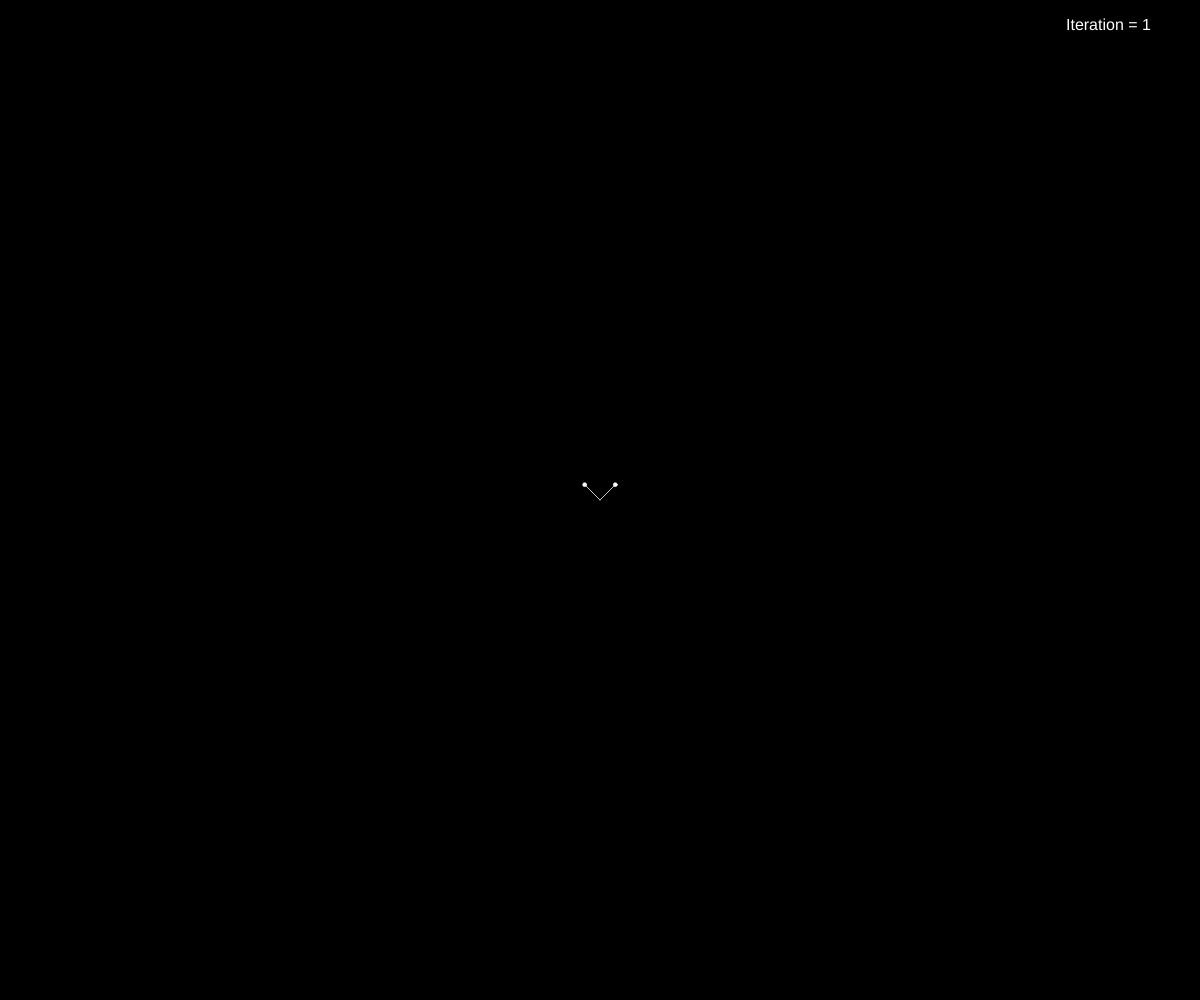
Frame 1 (no input)
Frame 60 (no input): identical to frame 1, image omitted
Frame 120 (the mouse pressed at the canvas centre since frame 60): identical to frame 1, image omitted

The p5.js sketch that drew this single still picture (run headless with seeded random() and noise() and a simulated clock; from frame 60 on, the mouse is pressed at the canvas centre):

// p5.js sketch
// ── sketch.js
let lToothpicks = [],
  n = 1,
  minX,
  maxX,
  maxY,
  minY;

function setup() {
  createCanvas(windowWidth, windowHeight);
  minX = -width / 2;
  maxX = width / 2;
  minY = -height / 2;
  maxY = height / 2;
  const lToothpick = new LToothpick(0, 0, 270, n % 2 === 1);
  lToothpicks.push(lToothpick);
}

function addToothpicks() {
  n++;
  const newToothpickArray = [];
  for (let toothpick of lToothpicks) {
    for (let { x, y, pointingTo } of toothpick.getFreeEdges()) {
      newToothpickArray.push(new LToothpick(x, y, pointingTo, n % 2 === 1));
    }
    toothpick.hasBeenVisited();
  }

  const finalArray = [];

  for (let i = 0; i < newToothpickArray.length; i++) {
    const toothpick = newToothpickArray[i];
    const duplicates = newToothpickArray.filter(
      item =>
        Math.round(item.centreX) == Math.round(toothpick.centreX) &&
        Math.round(item.centreY) == Math.round(toothpick.centreY)
    );
    if (duplicates.length === 1) {
      finalArray.push(toothpick);
    }
  }

  for (let i = 0; i < finalArray.length; i++) {
    const toothpick = finalArray[i];
    const otherToothpicks = finalArray
      .slice(0, i)
      .concat(finalArray.slice(i + 1, finalArray.length), lToothpicks);
    const overlaps = toothpick.overlapsWithOthers(otherToothpicks);
    if (!overlaps) {
      lToothpicks.push(toothpick);
    }
  }
}

function mouseClicked() {
  addToothpicks();
}

function draw() {
  background(0);
  push();
  translate(width / 2, height / 2);
  const factorW = (width - 80) / (maxX - minX);
  const factorH = (height - 80) / (maxX - minX);

  scale(factorH < factorW ? factorH : factorW);
  for (let toothpick of lToothpicks) {
    toothpick.draw();
    minX = min(minX, min(toothpick.bx, toothpick.ax));
    maxX = max(maxX, max(toothpick.bx, toothpick.ax));
    minY = min(minY, min(toothpick.by, toothpick.ay));
    maxY = max(maxY, max(toothpick.by, toothpick.bx));
  }
  pop();
  translate(width - 16 * 9, 0);
  textSize(16);
  fill(255);
  text(`Iteration = ${n}`, 10, 30);
}

// ── l-toothpick.js
const SIDE_LENGTH = 20;
const SQRT_2 = Math.sqrt(2);

class LToothpick {  
  centreX = 0;
  centreY = 0;
  ax = 0;
  ay = 0;
  bx = 0;
  by = 0;
  parentPointingTo = 0;
  freeEdges = [];
  overlapArray = [];

  //45 -> y-ve x+ve
  //135 -> y-ve x-ve
  //225 -> y+ve x-ve
  //315 ->  y+ve x+ve

  constructor(x, y, parentPointingTo, isLarge) {
    this.centreX = x;
    this.centreY = y;
    this.parentPointingTo = parentPointingTo;
    let aPointingTo = this.parentPointingTo + 45,
      bPointingTo = this.parentPointingTo - 45;

    let a, b;
    if (isLarge) {
      a = p5.Vector.fromAngle(radians(aPointingTo), SIDE_LENGTH * SQRT_2);

      b = p5.Vector.fromAngle(radians(bPointingTo), SIDE_LENGTH * SQRT_2);
    } else {
      a = p5.Vector.fromAngle(radians(aPointingTo), SIDE_LENGTH);
      b = p5.Vector.fromAngle(radians(bPointingTo), SIDE_LENGTH);
    }

    this.ax = this.centreX + a.x;
    this.ay = this.centreY + a.y;
    this.bx = this.centreX + b.x;
    this.by = this.centreY + b.y;

    this.freeEdges = [
      { x: this.ax, y: this.ay, pointingTo: aPointingTo },
      { x: this.bx, y: this.by, pointingTo: bPointingTo }
    ];
  }

  draw() {
    stroke(255);
    line(this.centreX, this.centreY, this.ax, this.ay);
    line(this.centreX, this.centreY, this.bx, this.by);
    for (let freeEdge of this.freeEdges) {
      fill(255);
      ellipse(freeEdge.x, freeEdge.y, 5);
    }
  }

  hasBeenVisited() {
    this.freeEdges = [];
  }

  overlapsWithOthers(otherToothpicks) {
    let overlaps = false;
    this.overlapArray = [];
    for (let otherToothpick of otherToothpicks) {
      const aIntersectsWithOtherA = this.checkIntersectionWithOtherLine(
        this.centreX,
        this.centreY,
        this.ax,
        this.ay,
        otherToothpick.centreX,
        otherToothpick.centreY,
        otherToothpick.ax,
        otherToothpick.ay,
        this.overlapArray
      );
      const aIntersectsWithOtherB = this.checkIntersectionWithOtherLine(
        this.centreX,
        this.centreY,
        this.ax,
        this.ay,
        otherToothpick.centreX,
        otherToothpick.centreY,
        otherToothpick.bx,
        otherToothpick.by,
        this.overlapArray
      );

      const bIntersectsWithOtherA = this.checkIntersectionWithOtherLine(
        this.centreX,
        this.centreY,
        this.bx,
        this.by,
        otherToothpick.centreX,
        otherToothpick.centreY,
        otherToothpick.ax,
        otherToothpick.ay,
        this.overlapArray
      );

      const bIntersectsWithOtherB = this.checkIntersectionWithOtherLine(
        this.centreX,
        this.centreY,
        this.bx,
        this.by,
        otherToothpick.centreX,
        otherToothpick.centreY,
        otherToothpick.bx,
        otherToothpick.by,
        this.overlapArray
      );

      if (
        aIntersectsWithOtherA ||
        aIntersectsWithOtherB ||
        bIntersectsWithOtherA ||
        bIntersectsWithOtherB
      ) {
        overlaps = true;
        break;
      }
    }

    return overlaps;
  }

  checkIntersectionWithOtherLine(x1, y1, x2, y2, x3, y3, x4, y4) {
    const tempArray = [x1, y1, x2, y2, x3, y3, x4, y4].map(item =>
      Math.round(item)
    );

    [x1, y1, x2, y2, x3, y3, x4, y4] = tempArray;

    const den = (x1 - x2) * (y3 - y4) - (y1 - y2) * (x3 - x4);
    const num = -1 * ((x1 - x2) * (y1 - y3) - (y1 - y2) * (x1 - x3));

    if (
      (x1 === x3 && y1 === y3 && x2 === x4 && y2 === y4) ||
      (x1 === x4 && y1 === y4 && x2 === x3 && y2 === y3)
    ) {
      return true;
    }
    if (den === 0) return false;

    const t = ((x1 - x3) * (y3 - y4) - (y1 - y3) * (x3 - x4)) / den;
    const u = num / den;

    if (t >= 0 && t <= 1 && u >= 0 && u <= 1) {
      const px = x1 + t * (x2 - x1);
      const py = y1 + t * (y2 - y1);
      if (
        (px === x1 && py === y1) ||
        (px === x2 && py === y2) ||
        (px === x3 && py === y3) ||
        (px === x4 && py === y4)
      ) {
        // if (this.overlapArray.find(item => console.log(item)) == null) {
        //   this.overlapArray.push({ x: px, y: py });
        //   console.log(this.overlapArray);
        //   return false;
        // } else return true;
        return false;
      } else {
        return true;
      }
    }

    return false;
  }
  getFreeEdges() {
    return this.freeEdges;
  }
}

// ── toothpick.js
class Toothpick {
  x1 = 0;
  y1 = 0;
  x2 = 0;
  y2 = 0;
  freeEdges = [];
  constructor(x1, y1, x2, y2) {
    this.x1 = x1;
    (this.x2 = x2), (this.y1 = y1);
    this.y2 = y2;
    this.freeEdges = [[this.x1, this.y1], [this.x2, this.y2]];
  }

  draw() {
    line(this.x1, this.y1, this.x2, this.y2);
  }

  getFreeEdges() {
    return this.freeEdges;
  }

  removeFreeEdge(x, y) {
    const index = this.freeEdges.indexOf([x, y]);
    this.freeEdges = this.freeEdges.splice(index, 1);
  }
}
